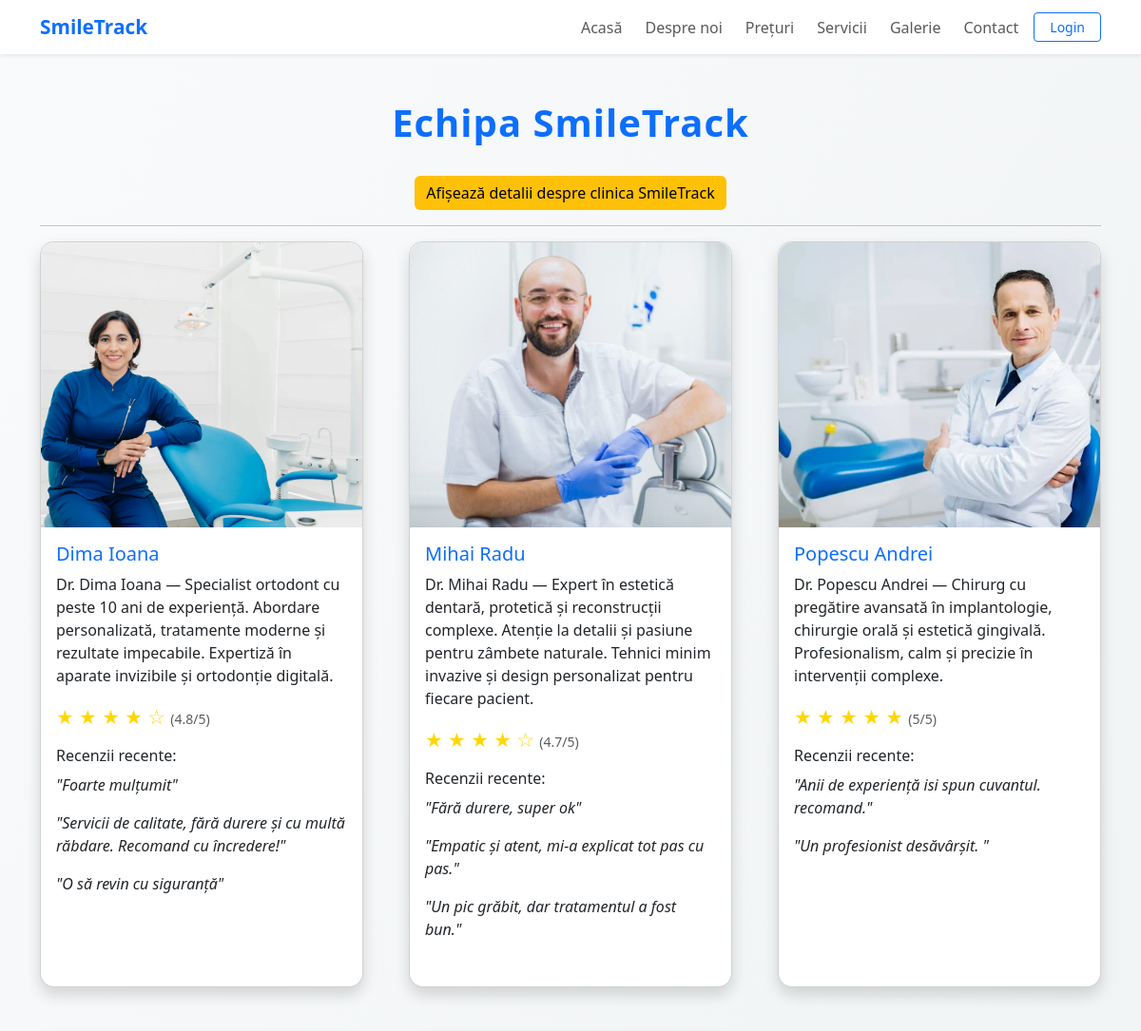
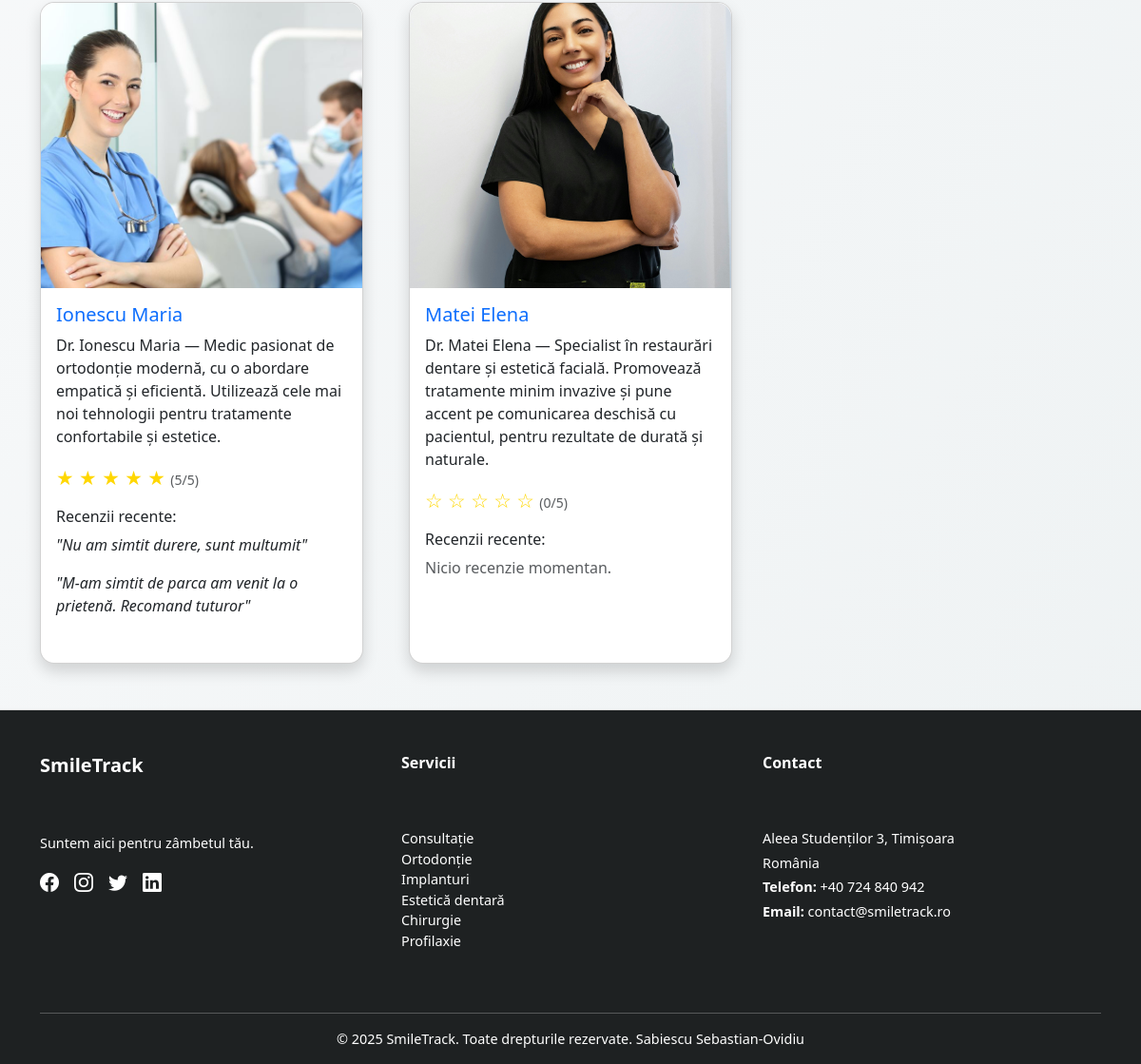
The app's page /pages/about.php with its own data (2 pictures, top to bottom).
### tables this page shows
CREATE TABLE IF NOT EXISTS `utilizatori` (
  `id` int NOT NULL AUTO_INCREMENT,
  `nume` varchar(100) NOT NULL,
  `prenume` varchar(100) NOT NULL,
  `email` varchar(150) NOT NULL,
  `telefon` varchar(20) DEFAULT NULL,
  `parola` varchar(255) NOT NULL,
  `rol` enum('pacient','medic','admin') NOT NULL DEFAULT 'pacient',
  `data_inregistrare` timestamp NULL DEFAULT CURRENT_TIMESTAMP,
  PRIMARY KEY (`id`),
  UNIQUE KEY `email` (`email`)
);

CREATE TABLE IF NOT EXISTS `recenzii` (
  `id` int NOT NULL AUTO_INCREMENT,
  `id_pacient` int NOT NULL,
  `id_medic` int NOT NULL,
  `comentariu` text NOT NULL,
  `rating` int DEFAULT NULL,
  `data` datetime DEFAULT CURRENT_TIMESTAMP,
  PRIMARY KEY (`id`)
);

### pages/about.php (the view, shortened to what this page needs)
<?php
include(__DIR__ . "/../includes/header.php");
include(__DIR__ . "/../includes/navbar.php");
include(__DIR__ . "/../config/db.php");
$descrieri = [
    56 => "Dr. Dima Ioana — Specialist ortodont cu peste 10 ani de experiență. Abordare personalizată, tratamente moderne și rezultate impecabile. Expertiză în aparate invizibile și ortodonție digitală.",
    57 => "Dr. Mihai Radu — Expert în estetică dentară, protetică și reconstrucții complexe. Atenție la detalii și pasiune pentru zâmbete naturale. Tehnici minim invazive și design personalizat pentru fiecare pacient.",
    60 => "Dr. Popescu Andrei — Chirurg cu pregătire avansată în implantologie, chirurgie orală și estetică gingivală. Profesionalism, calm și precizie în intervenții complexe.",
    62 => "Dr. Ionescu Maria — Medic pasionat de ortodonție modernă, cu o abordare empatică și eficientă. Utilizează cele mai noi tehnologii pentru tratamente confortabile și estetice.",
    63 => "Dr. Matei Elena — Specialist în restaurări dentare și estetică facială. Promovează tratamente minim invazive și pune accent pe comunicarea deschisă cu pacientul, pentru rezultate de durată și naturale."
];
$poze = [
    56 => "ioana.jpg",
    57 => "mihairadu.jpg",
    60 => "popescuandrei.jpg",
    62 => "ionescumaria.jpg",
    63 => "elena.jpg"
];
$sql = "SELECT id, nume, prenume FROM utilizatori WHERE rol = 'medic'";
$result = mysqli_query($conn, $sql);
?>
<div class="container my-5">
  <h1 class="section-title">Echipa SmileTrack</h1>
  <div class="text-center mb-3">
    <button onclick="toggleDescriere()" class="btn btn-warning">Afișează detalii despre clinica SmileTrack</button>
  </div>
  <hr>
  <div class="row g-5">
  <?php while ($medic = mysqli_fetch_assoc($result)):
    $medic_id = $medic['id'];
    $nume_complet = $medic['nume'] . " " . $medic['prenume'];
    $review_sql = "SELECT rating, comentariu FROM recenzii WHERE id_medic = $medic_id ORDER BY data DESC LIMIT 3";
    $review_result = mysqli_query($conn, $review_sql);
    $avg_sql = "SELECT AVG(rating) AS media FROM recenzii WHERE id_medic = $medic_id";
    $avg_result = mysqli_fetch_assoc(mysqli_query($conn, $avg_sql));
    $media = isset($avg_result['media']) && $avg_result['media'] !== null
    ? round($avg_result['media'], 1)
    : "0";
  ?>
    <div class="col-md-4">
      <div class="card shadow medic-card h-100">
        <img src="../assets/images/medici/<?= $poze[$medic_id] ?? 'placeholder-doctor.jpg' ?>" class="card-img-top medic-img" alt="Foto Medic">
        <div class="card-body d-flex flex-column">
          <h5 class="card-title text-primary"><?= $nume_complet ?></h5>
          <p class="card-text"><?= $descrieri[$medic_id] ?? "Medic dedicat, parte din echipa SmileTrack." ?></p>
          <div class="mb-3">
            <span class="rating-stars">
              <?php for ($i = 1; $i <= 5; $i++): ?>
                <?= $i <= $media ? '★' : '☆' ?>
              <?php endfor; ?>
            </span>
            <small class="text-muted">(<?= $media ?>/5)</small>
          </div>
          <h6 class="mb-2">Recenzii recente:</h6>
          <div class="mb-3">
          <?php if (mysqli_num_rows($review_result) > 0): ?>
            <?php while ($review = mysqli_fetch_assoc($review_result)): ?>
              <p><em>"<?= $review['comentariu'] ?>"</em></p>
            <?php endwhile; ?>
          <?php else: ?>
              <p class="text-muted">Nicio recenzie momentan.</p>
          <?php endif; ?>
          </div>
        </div>
      </div>
    </div>
  <?php endwhile; ?>
  </div>
</div>
<?php include(__DIR__ . "/../includes/footer.php"); ?>

### includes/header.php (shortened to what this page needs)
<!DOCTYPE html>
<html lang="ro">
<head>
  <link href="https://cdn.jsdelivr.net/npm/bootstrap@5.3.0/dist/css/bootstrap.min.css" rel="stylesheet">
  <link href="https://cdn.jsdelivr.net/npm/bootstrap-icons@1.10.5/font/bootstrap-icons.css" rel="stylesheet">
  <link rel="stylesheet" href="/SmileTrack/assets/css/style.css">
</head>
<body class="d-flex flex-column" style="min-height: 100vh;">

### includes/navbar.php (shortened to what this page needs)
<?php
$rol = $_SESSION['rol'] ?? 'vizitator';
$nume = $_SESSION['nume'] ?? '';
$link_dashboard = "#";
?>
<nav class="navbar navbar-expand-lg bg-white shadow-sm sticky-top">
    <div class="container">
        <a class="navbar-brand fw-bold text-primary" href="/SmileTrack/pages/home.php">SmileTrack</a>
        <div class="collapse navbar-collapse justify-content-end" id="navbarNav">
            <ul class="navbar-nav align-items-center gap-2">
                <li class="nav-item"><a class="nav-link" href="/SmileTrack/pages/home.php">Acasă</a></li>
                <li class="nav-item"><a class="nav-link" href="/SmileTrack/pages/about.php">Despre noi</a></li>
                <li class="nav-item"><a class="nav-link" href="/SmileTrack/pages/prices.php">Prețuri</a></li>
                <li class="nav-item"><a class="nav-link" href="/SmileTrack/pages/services.php">Servicii</a></li>
                <li class="nav-item"><a class="nav-link" href="/SmileTrack/pages/gallery.php">Galerie</a></li>
                <li class="nav-item"><a class="nav-link" href="/SmileTrack/pages/contact.php">Contact</a></li>
                <?php if (isset($_SESSION["user_id"])): ?>
                    <?php if ($rol === 'pacient'): ?>
                        <li class="nav-item"><a class="nav-link" href="/SmileTrack/dashboard/pacient/programari.php">Programări</a></li>
                        <li class="nav-item"><a class="nav-link" href="/SmileTrack/dashboard/pacient/contul_meu.php">Contul meu</a></li>
                    <?php elseif ($rol === 'medic'): ?>
                        <li class="nav-item"><a class="nav-link" href="/SmileTrack/dashboard/medic/programari.php">Programări</a></li>
                        <li class="nav-item"><a class="nav-link" href="/SmileTrack/dashboard/medic/adauga_pacient.php">Adaugă pacient</a></li>
                        <li class="nav-item"><a class="nav-link" href="/SmileTrack/dashboard/medic/pacienti.php">Pacienți</a></li>
                    <?php elseif ($rol === 'admin'): ?>
                        <li class="nav-item"><a class="nav-link" href="/SmileTrack/dashboard/admin/programari.php">Programări</a></li>
                        <li class="nav-item"><a class="nav-link" href="/SmileTrack/dashboard/admin/utilizatori.php">Conturi</a></li>
                        <li class="nav-item"><a class="nav-link" href="/SmileTrack/dashboard/admin/adauga_medic.php">Adaugă medic</a></li>
                    <?php endif; ?>
                    <li class="nav-item"><a class="nav-link text-danger" href="/SmileTrack/auth/logout.php">Logout</a></li>
                    <li class="nav-item ms-2">
                        <a href="<?= $link_dashboard ?>" class="badge bg-primary text-decoration-none px-3 py-2"><?= ucfirst($rol) ?>: <?= htmlspecialchars($nume) ?></a>
                    </li>
                <?php else: ?>
                    <li class="nav-item">
                        <a class="btn btn-outline-primary btn-sm px-3" href="/SmileTrack/auth/login.php">Login</a>
                    </li>
                <?php endif; ?>
            </ul>
        </div>
    </div>
</nav>

### includes/footer.php (shortened to what this page needs)
<footer class="text-white pt-4 pb-3" style="background-color:rgb(30, 33, 34);">
  <div class="container">
    <div class="row text-center text-md-start">
      <div class="col-md-4 mb-4">
        <br>
        <h5 class="fw-bold mb-3">SmileTrack</h5>
        <br><br>
        <p>Suntem aici pentru zâmbetul tău.</p>
        <div class="d-flex justify-content-center justify-content-md-start gap-3">
          <a href="#" class="text-white fs-5"><i class="bi bi-facebook"></i></a>
          <a href="#" class="text-white fs-5"><i class="bi bi-instagram"></i></a>
          <a href="#" class="text-white fs-5"><i class="bi bi-twitter"></i></a>
          <a href="#" class="text-white fs-5"><i class="bi bi-linkedin"></i></a>
        </div>
      </div>
      <div class="col-md-4 mb-4">
        <br>
        <h6 class="fw-bold mb-3">Servicii</h6>
        <br><br>
        <ul class="list-unstyled">
          <li><a href="services.php" class="text-white text-decoration-none">Consultație</a></li>
          <li><a href="services.php" class="text-white text-decoration-none">Ortodonție</a></li>
          <li><a href="services.php" class="text-white text-decoration-none">Implanturi</a></li>
          <li><a href="services.php" class="text-white text-decoration-none">Estetică dentară</a></li>
          <li><a href="services.php" class="text-white text-decoration-none">Chirurgie</a></li>
          <li><a href="services.php" class="text-white text-decoration-none">Profilaxie</a></li>
        </ul>
      </div>
      <div class="col-md-4 mb-4">
        <br>
        <h6 class="fw-bold mb-3">Contact</h6>
        <br><br>
        <p class="mb-1">Aleea Studenților 3, Timișoara</p>
        <p class="mb-1">România</p>
        <p class="mb-1"><strong>Telefon:</strong> +40 724 840 942</p>
        <p class="mb-1"><strong>Email:</strong> contact@smiletrack.ro</p>
      </div>
    </div>
    <div class="text-center mt-4">
      <hr class="bg-white">
      <p class="mb-0">&copy; 2025 SmileTrack. Toate drepturile rezervate. Sabiescu Sebastian-Ovidiu</p>
    </div>
  </div>
</footer>

### assets/css/style.css (style rules this page uses)
body { font-family: 'Segoe UI', sans-serif; background: linear-gradient(to right top, #f0f8ff, #e6f0ff); background-attachment: fixed; margin: 0; padding: 0; color: #333; }
.section-title { text-align: center; color: #0d6efd; margin-bottom: 2rem; font-weight: bold; letter-spacing: 1px; }
.card { border-radius: 20px; box-shadow: 0 10px 30px rgba(0, 0, 0, 0.1); transition: transform 0.3s ease, box-shadow 0.3s ease; }
.btn-warning { background-color: #ffc107; color: #000; border: none; }
footer { background: #f8f9fa; padding: 20px 0; text-align: center; font-size: 0.9rem; color: #555; border-top: 1px solid #ddd; }
.navbar { box-shadow: 0 4px 10px rgba(0, 0, 0, 0.05); }
.navbar-brand { font-weight: bold; font-size: 1.3rem; color: #0d6efd !important; }

### includes/header.php (style rules this page uses)
body { background: linear-gradient(to bottom right, #f9fafb, #eef2f3); min-height: 100vh; }

### pages/about.php (style rules this page uses)
.medic-card { transition: transform 0.4s ease, box-shadow 0.4s ease; border-radius: 15px; }
.medic-img { height: 300px; object-fit: cover; border-top-left-radius: 15px; border-top-right-radius: 15px; }
.rating-stars { color: #FFD700; font-size: 1.3rem; }

### records on screen
utilizatori: shows a picture, nume_complet "Dima Ioana", id "Dr. Dima Ioana — Specialist ortodont cu peste 10 ani de experiență. Abordare personalizată, tratamente moderne și rezultate impecabile. Expertiză în aparate invizibile și ortodonție digitală.", media "4.8"
recenzii: comentariu "Foarte mulțumit"
recenzii: comentariu "Servicii de calitate, fără durere și cu multă răbdare. Recomand cu încredere!"
recenzii: comentariu "O să revin cu siguranță"
utilizatori: shows a picture, nume_complet "Mihai Radu", id "Dr. Mihai Radu — Expert în estetică dentară, protetică și reconstrucții complexe. Atenție la detalii și pasiune pentru zâmbete naturale. Tehnici minim invazive și design personalizat pentru fiecare pacient.", media "4.7"
recenzii: comentariu "Fără durere, super ok"
recenzii: comentariu "Empatic și atent, mi-a explicat tot pas cu pas."
recenzii: comentariu "Un pic grăbit, dar tratamentul a fost bun."
utilizatori: shows a picture, nume_complet "Popescu Andrei", id "Dr. Popescu Andrei — Chirurg cu pregătire avansată în implantologie, chirurgie orală și estetică gingivală. Profesionalism, calm și precizie în intervenții complexe.", media "5"
recenzii: comentariu "Anii de experiență isi spun cuvantul. recomand."
recenzii: comentariu "Un profesionist desăvârșit."
utilizatori: shows a picture, nume_complet "Ionescu Maria", id "Dr. Ionescu Maria — Medic pasionat de ortodonție modernă, cu o abordare empatică și eficientă. Utilizează cele mai noi tehnologii pentru tratamente confortabile și estetice.", media "5"
recenzii: comentariu "Nu am simtit durere, sunt multumit"
recenzii: comentariu "M-am simtit de parca am venit la o prietenă. Recomand tuturor"
utilizatori: shows a picture, nume_complet "Matei Elena", id "Dr. Matei Elena — Specialist în restaurări dentare și estetică facială. Promovează tratamente minim invazive și pune accent pe comunicarea deschisă cu pacientul, pentru rezultate de durată și naturale.", media "0", shows "Nicio recenzie momentan."
